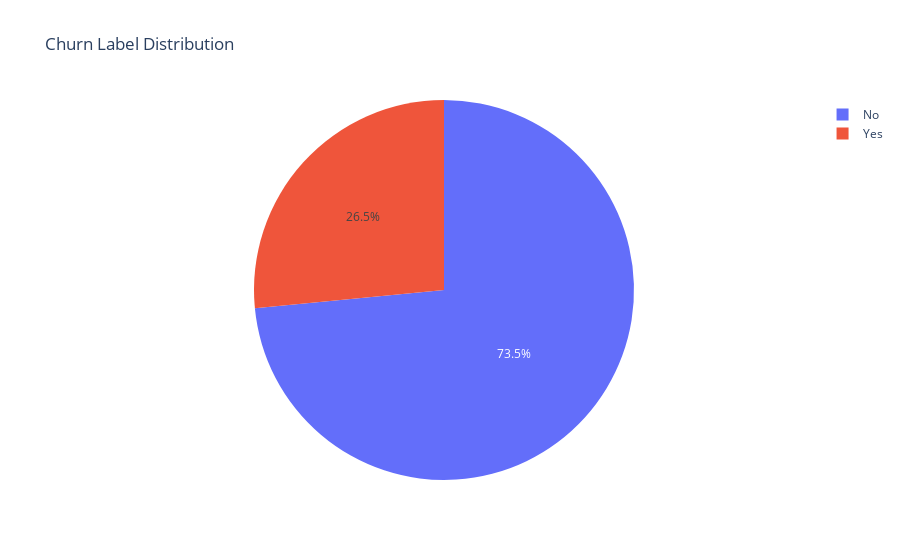

Source (notebook cell):
### Markdown cell above
Analyzing 'Churn Label' Distribution

### Code cell
churn_label_counts = df['Churn Label'].value_counts()
fig_churn_label = px.pie(names=churn_label_counts.keys(), values=churn_label_counts.values, title='Churn Label Distribution')
fig_churn_label.show()

### Figure 1 — Plotly figure (JSON) as saved in the notebook; plotly's stock layout.template omitted (floating-point values rounded to 4 significant figures)
{"data": [{"domain": {"x": [0, 1], "y": [0, 1]}, "hovertemplate": "label=%{label}<br>value=%{value}<extra></extra>", "labels": ["No", "Yes"], "legendgroup": "", "name": "", "showlegend": true, "type": "pie", "values": [5174, 1869]}], "layout": {"autosize": true, "legend": {"tracegroupgap": 0}, "title": {"text": "Churn Label Distribution"}}}
